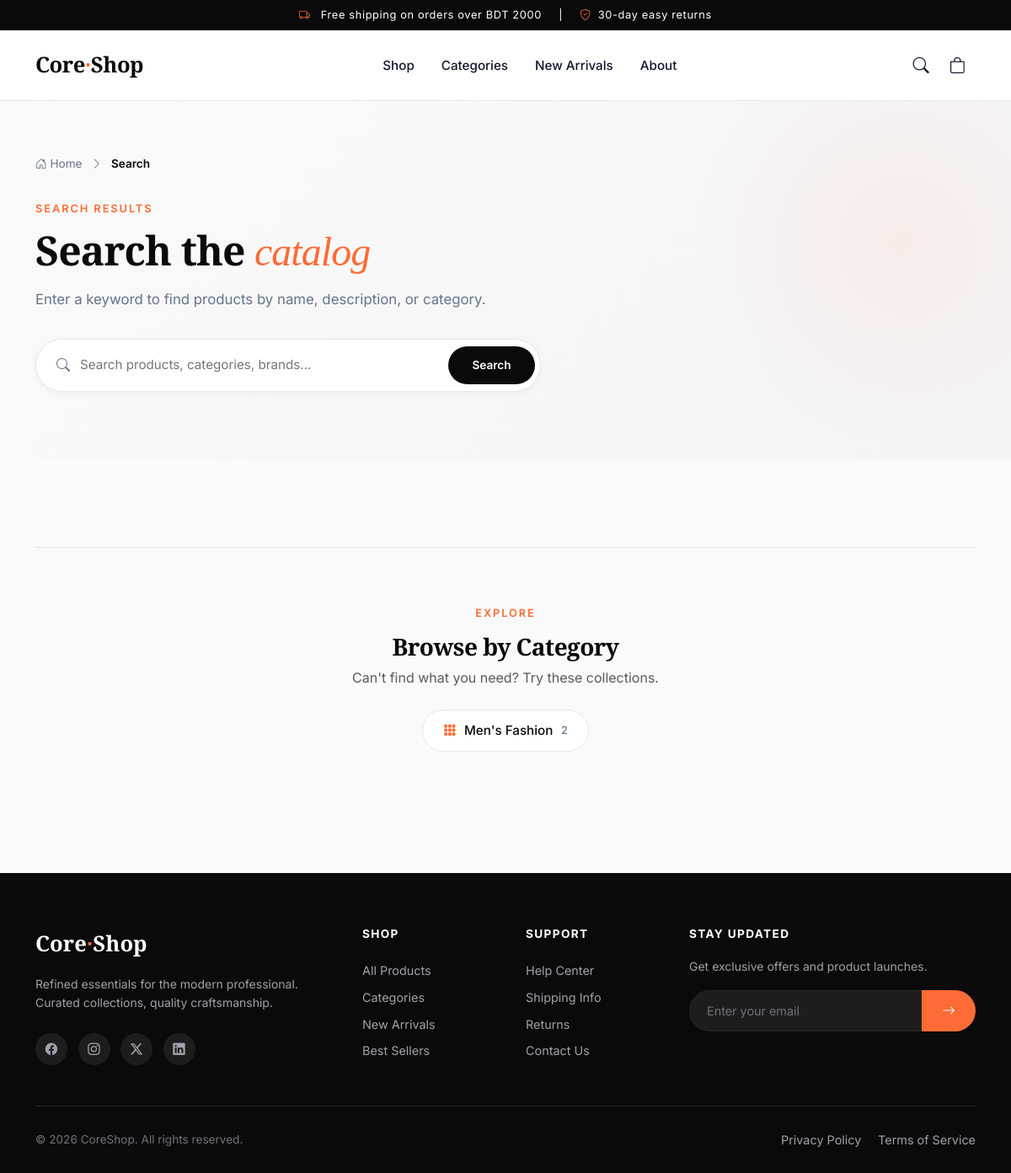
/search/, run on an earlier commit of the app's database.
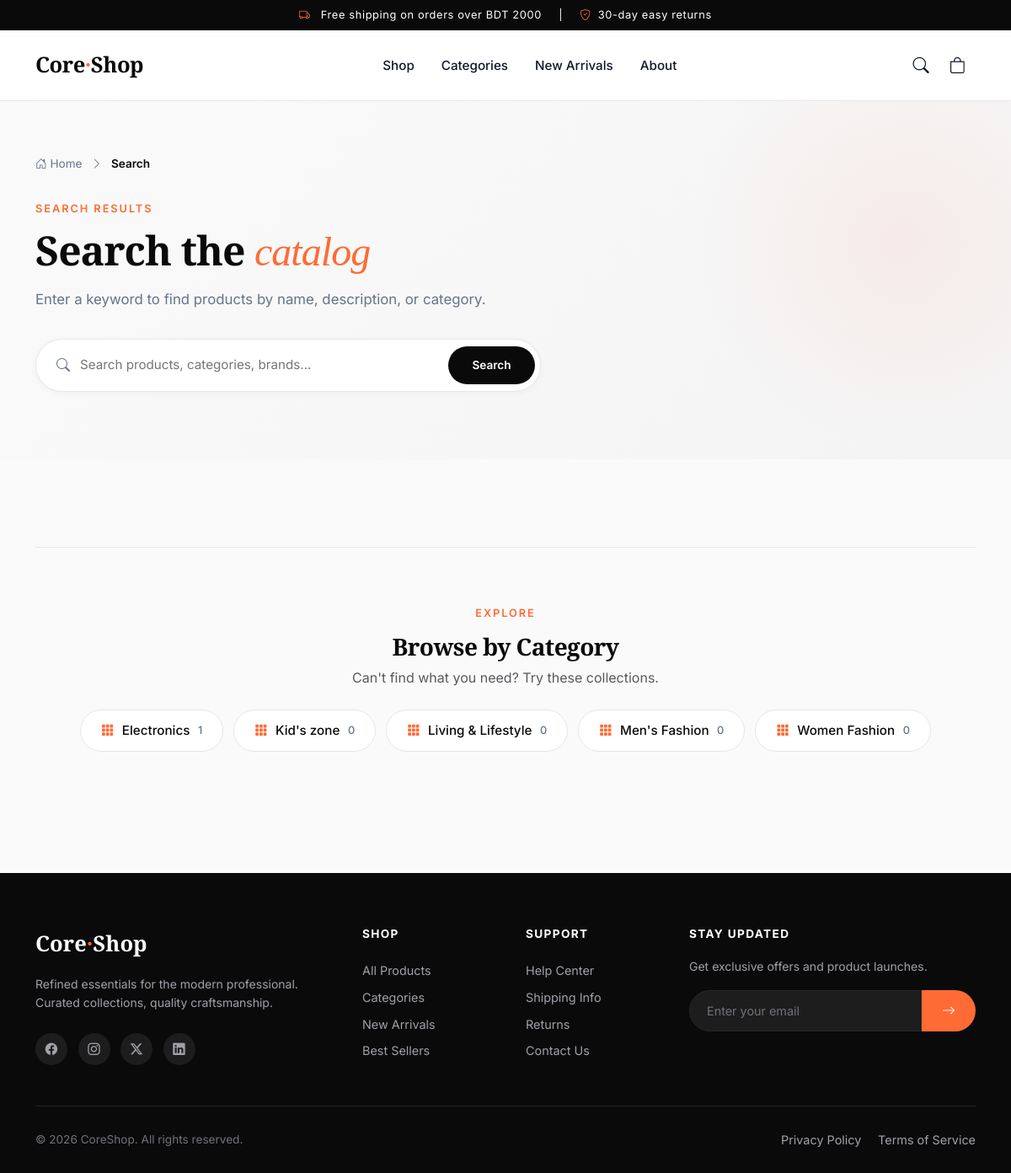
And on a later commit of the database.
### shop/models.py (models this page shows, shortened)
class Category(models.Model):
    name = models.CharField(max_length=200, unique=True)
    slug = models.SlugField(max_length=200, unique=True)
    class Meta:
        ordering = ["name"]

### shop/views.py (the view, shortened to what this page needs)
# urls.py: path("search/", views.search, name="search"),
def search(request):
    cart = Cart(request)
    categories = Category.objects.all()
    query = request.GET.get("q", "").strip()
    products = Product.objects.none()
    return render(
        request,
        "shop/search.html",
        {
            "cart": cart,
            "categories": categories,
            "query": query,
            "products": products,
            "result_count": products.count() if query else 0,
        },
    )

### shop/cart.py (called while the page is built)
    def __len__(self):
        return sum(item["quantity"] for item in self.cart.values())

### shop/templates/shop/search.html (shortened to what this page needs)
{% extends "shop/base.html" %}
{% block content %}
<section class="page-header search-header">
  <div class="page-header-bg"></div>
  <div class="container position-relative">
    <nav class="breadcrumb-nav">
      <a href="{% url 'shop:product_list' %}"><i class="bi bi-house-door"></i> Home</a>
      <i class="bi bi-chevron-right"></i>
      <span>Search</span>
    </nav>
    <span class="section-eyebrow">SEARCH RESULTS</span>
    {% if query %}
      <h1 class="page-title">
        Results for <em>"{{ query }}"</em>
      </h1>
      <p class="page-subtitle">
        {% if result_count %}
          Found <strong>{{ result_count }}</strong> product{{ result_count|pluralize }} matching your search.
        {% else %}
          No products found. Try a different keyword or browse our collections below.
        {% endif %}
      </p>
    {% else %}
      <h1 class="page-title">Search the <em>catalog</em></h1>
      <p class="page-subtitle">
        Enter a keyword to find products by name, description, or category.
      </p>
    {% endif %}
    <form action="{% url 'shop:search' %}" method="get" class="search-page-form">
      <i class="bi bi-search"></i>
      <input
        type="text"
        name="q"
        value="{{ query }}"
        placeholder="Search products, categories, brands..."
        autocomplete="off"
        autofocus
      >
      <button type="submit">Search</button>
    </form>
  </div>
</section>
<section class="search-results-section">
  <div class="container">
    {% if categories %}
    <div class="popular-categories">
      <div class="text-center mb-4">
        <span class="section-eyebrow">EXPLORE</span>
        <h3 class="mb-2">Browse by Category</h3>
        <p class="text-muted mb-0">Can't find what you need? Try these collections.</p>
      </div>
      <div class="cat-chips-wrap">
        {% for category in categories %}
          <a href="{% url 'shop:product_list_by_category' category.slug %}" class="cat-chip-large">
            <i class="bi bi-grid-3x3-gap-fill"></i>
            <span>{{ category.name }}</span>
            <small>{{ category.products.count }}</small>
          </a>
        {% endfor %}
      </div>
    </div>
    {% endif %}
  </div>
</section>
{% endblock %}

What changed in the data, as far as the page shows it:
added Category: name "Electronics", products.count "1"
added Category: name "Kid's zone", products.count "0"
added Category: name "Living & Lifestyle", products.count "0"
computed for Category "Men's Fashion": products.count "2" → "0"
added Category: name "Women Fashion", products.count "0"
